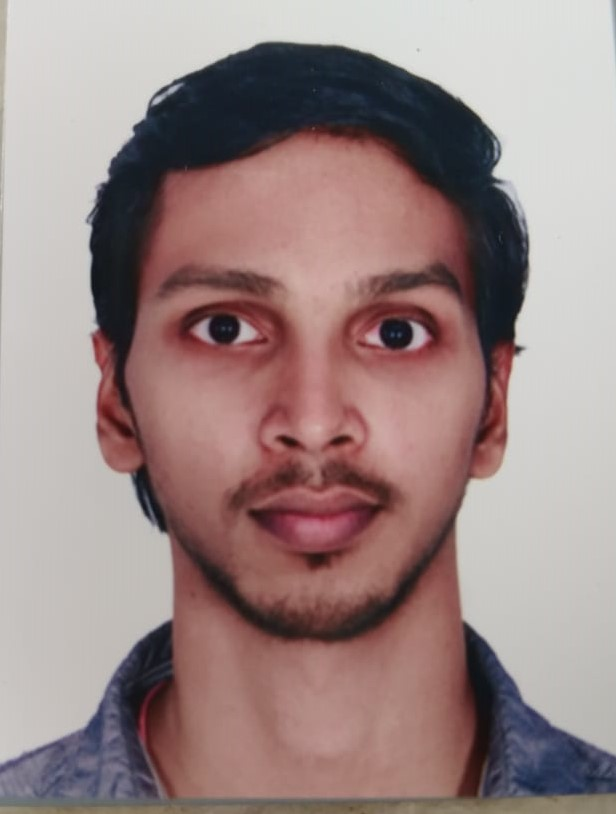
#> input picture resources/dp_1.1.jpeg, 616 x 814 px
$ python 3sample_resizing.py
#> lines starting #> are read from the running program, lines starting #| are printed output that depends on the picture
import cv2

image = cv2.imread("resources/dp_1.1.jpeg")
#> image is the input picture: shape (814, 616, 3); mean B, G, R 133, 134.4, 155.1

print(image.shape)
#| (814, 616, 3)

resizedImage = cv2.resize(image, (240, 240))
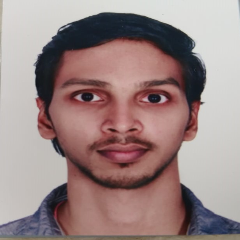
#> resizedImage: shape (240, 240, 3); mean B, G, R 132.9, 134.3, 155
imageGray = cv2.cvtColor(resizedImage, cv2.COLOR_BGR2GRAY)
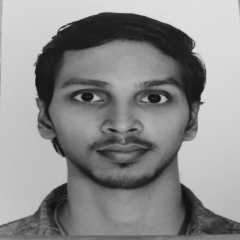
#> imageGray: shape (240, 240); min 17, max 224, mean 140.4

print(imageGray.shape)
#| (240, 240)

# Cropping an image - [HEIGHT, WIDTH]
imageCrop = resizedImage[0:100, 0:200]
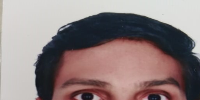
#> imageCrop: shape (100, 200, 3); mean B, G, R 126.9, 127.1, 142.2

cv2.imshow('org image', resizedImage)
cv2.imshow('cropped image', imageCrop)
cv2.waitKey(0)

$ run again, with resources/dp_2.jpg copied over resources/dp_1.1.jpeg
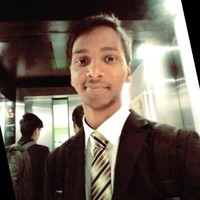
#> input picture resources/dp_2.jpg, 200 x 200 px
#> image is the input picture: shape (200, 200, 3); mean B, G, R 85.7, 95.7, 108.2
#| (200, 200, 3)
#> `imageGray = cv2.cvtColor(resizedImage, cv2.COLOR_BGR2GRAY)`:
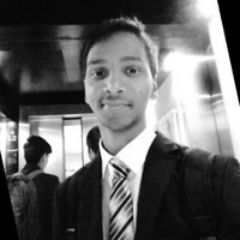
#> imageGray: shape (240, 240); min 0, max 255, mean 98.2
#| (240, 240)
#> `imageCrop = resizedImage[0:100, 0:200]`:
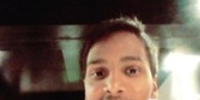
#> imageCrop: shape (100, 200, 3); mean B, G, R 75.5, 87, 104.2

$ run again, with resources/dp_3.jpg copied over resources/dp_1.1.jpeg
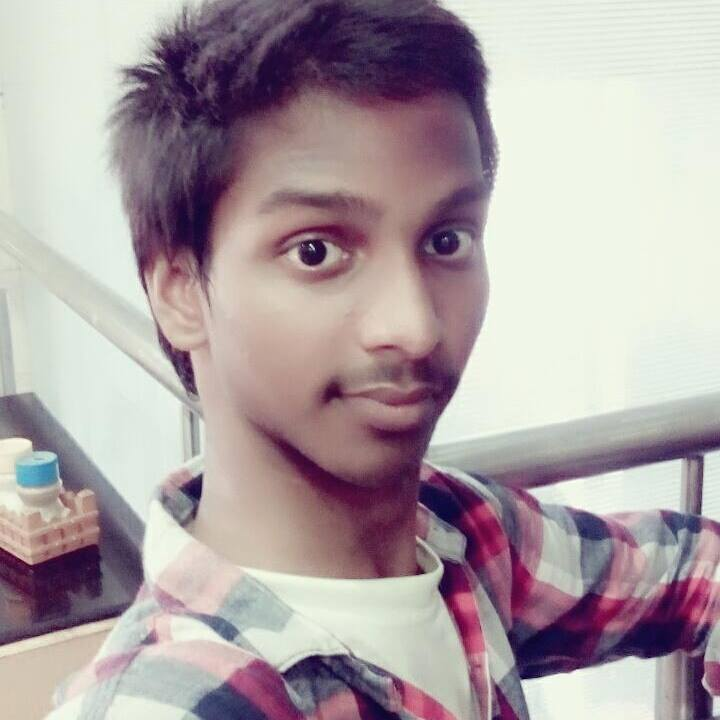
#> input picture resources/dp_3.jpg, 720 x 720 px
#> image is the input picture: shape (720, 720, 3); mean B, G, R 164.3, 161.2, 173.8
#| (720, 720, 3)
#> `imageGray = cv2.cvtColor(resizedImage, cv2.COLOR_BGR2GRAY)`:
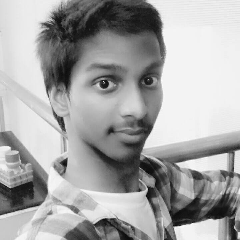
#> imageGray: shape (240, 240); min 9, max 253, mean 165.4
#| (240, 240)
#> `imageCrop = resizedImage[0:100, 0:200]`:
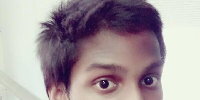
#> imageCrop: shape (100, 200, 3); mean B, G, R 156.2, 151.1, 164
